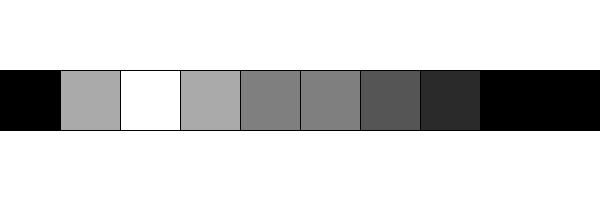
Frame 1 (no input)
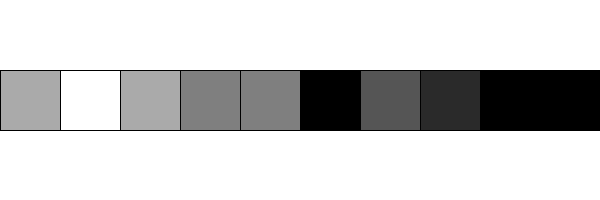
Frame 60 (the mouse pressed at the canvas centre just before this capture)
Frame 120 (the mouse held since frame 60 and released just before this capture): identical to frame 60, image omitted

The Processing sketch that drew these frames (run headless with seeded random() and noise(); from frame 60 on, the mouse is pressed at the canvas centre):

// Processing sketch: quicksort
// ── quicksort.pde
QuickSort qs;

void setup () {
 size(600,200);

 background(255);
 
 int[] a = getRandomArray(10,10, 0,10);
 
 qs = new QuickSort(a);



 
 
 
}

int[] getRandomArray(int min, int max, int rangeLow, int rangeHigh) {
  int[] a = new int[(int) random(min,max)];
  

  
  for (int i = 0; i < a.length; i += 1) {
    
    a[i] = (int) random(rangeLow,rangeHigh);
  }
  
  return a;
}

void draw() {
  qs.Step();
  qs.draw();
}

class QuickSort {
  float[] colours;
  float minColour;
  float maxColour;
  
  boolean doNextLeft = false;
  int nll;
  int nlr;
  boolean doNextRight = false;
  int nrr;
  int nrl;
  
  
  private int l = -100,r = -100;
  private int left, right;
  private int[] array;
  private int len;
  public int iterations = 0;
  int pivot = 0;
  
  QuickSort(int[] array) {
    this.array = array;
    len = array.length;
    colours = new float[len];
    minColour = array[0];
    maxColour = array[len - 1];
    left = 0;
    right = len - 1;
    
   
  }
  
  public void Step() {
    if (l == -100) {
     quickSort(left, right);
    } else {
      if (doNextLeft) {
        quickSort(nll, nlr);
      } 
      
      if (doNextRight) {
        quickSort(nrl, nrr);
      }
    }
    updateColours();
     
  }
  
  
  
  public String toString() {
    String returnValue = "len:" + len + "\titerations: " + iterations + "\tpivot: " + pivot + "\n\t";
    
    for (int i : array) {
      returnValue += " " + i;
    }
    
    
    
    return returnValue;
    
  }
  
  void updateColours() {
    for (int i = 0; i < len; i += 1) {
      colours[i] = map(array[i], minColour, maxColour, 0, 255);
    }
    
    
  }
  
  void draw() {
    int tileWidth = width / colours.length;
    float x = 0;
    float y = (height / 2) - (tileWidth / 2);
    for (int i = 0; i < colours.length; i += 1){
      x = tileWidth * i;
      fill(colours[i]);
      rect(x,y, tileWidth, tileWidth);
      
    }
  }
  
  private void quickSort(int left, int right) {
    println(this);
    l = left;
    r = right;
    
    pivot = array[l + (r-l) / 2];
    
    while (l <= r) {
      iterations += 1;
      while (array[l] < pivot) {
        l += 1;
      }
      
      while(array[r] > pivot) {
        r -= 1;
      }
      
      if (l <= r) {
        swap(l,r);
        l += 1;
        r -= 1;
      }
    }
    
    
    
    doNextLeft= false;
    doNextRight = false;
    if (left < r) {
      doNextLeft = true;
      nll = left;
      nlr = r;
      
     // quickSort(left, r);
      
    }
    
    if (l < right) {
      doNextRight = true;
      nrl = l;
      nrr = right;
      //quickSort(l, right);
    }
  }
  
  private void swap(int a, int b) {
    int temp = array[a];
    array[a] = array[b];
    array[b] = temp;
  }
  
  
  
  
}
